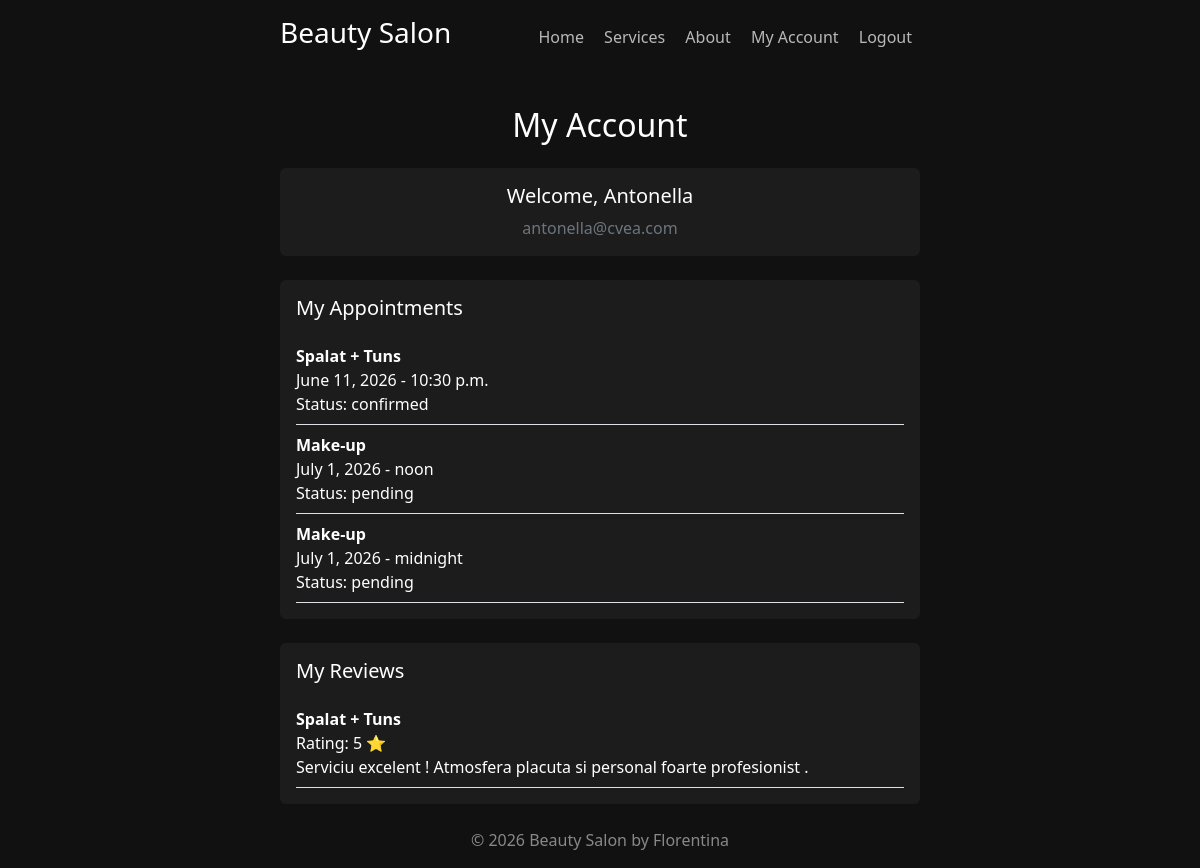
Page /account (signed in) on the committed database.
### mainapp/models.py (models this page shows, shortened)
class Appointment(models.Model):
    user = models.ForeignKey(User , on_delete=models.CASCADE)
    service = models.ForeignKey('Services' , on_delete=models.CASCADE)
    date = models.DateField()
    hour = models.TimeField()
    class Meta:
        db_table ="appointment"
    status_choices = [
        ('pending' , 'Pending'),
        ('confirmed' , 'Confirmed'),
        ('cancelled' , 'Cancelled'),
    ]
    status = models.CharField(max_length=20 , choices=status_choices , default='pending')

class Services(models.Model):
    services = models.CharField(max_length=225)
    duration = models.TextField()
    price = models.IntegerField()
    class Meta:
        db_table ="services"
        ordering = ['services']

class Review(models.Model):
    user = models.ForeignKey(User , on_delete=models.CASCADE)
    service = models.ForeignKey(Services , on_delete=models.CASCADE)
    rating = models.IntegerField()
    comment = models.TextField()
    created = models.DateTimeField(auto_now_add=True)
    class Meta:
        db_table ="review"

### mainapp/views.py (the view)
# urls.py: path('account' , views.my_account , name='account'),
@login_required
def my_account(request):
    appointments = Appointment.objects.filter(user=request.user)
    reviews = Review.objects.filter(user=request.user)
    return render(request , 'mainapp/account.html' , {'appointments' : appointments , 'reviews' : reviews})

### mainapp/templates/mainapp/account.html (shortened to what this page needs)
{% load static %}
<!doctype html>
<html lang="en" class="h-100">
<head>
    <link href="https://cdn.jsdelivr.net/npm/bootstrap@5.3.0/dist/css/bootstrap.min.css" rel="stylesheet">
</head>
<body class="d-flex h-100 text-center text-white">
<div class="cover-container d-flex w-100 h-100 p-3 mx-auto flex-column">
    {% include "mainapp/navbar.html" %}
    <main class="flex-grow-1 py-4">
        <h2 class="mb-4">My Account</h2>
        <div class="card mb-4 p-3">
            <h5>Welcome, {{ request.user.username }} </h5>
            <p class="text-secondary mb-0">{{ request.user.email }}</p>
        </div>
        <div class="card mb-4 p-3 text-start">
            <h5 class="mb-3">My Appointments</h5>
            {% for appointment in appointments %}
                <div class="border-bottom py-2">
                    <strong>{{ appointment.service.services }}</strong><br>
                    {{ appointment.date }} - {{ appointment.hour }}<br>
                    Status: {{ appointment.status }}
                </div>
            {% empty %}
                <p class="text-secondary">Nu ai programări încă.</p>
            {% endfor %}
        </div>
        <div class="card p-3 text-start">
            <h5 class="mb-3">My Reviews</h5>
            {% for review in reviews %}
                <div class="border-bottom py-2">
                    <strong>{{ review.service.services }}</strong><br>
                    Rating: {{ review.rating }} ⭐<br>
                    {{ review.comment }}
                </div>
            {% empty %}
                <p class="text-secondary">Nu ai recenzii încă.</p>
            {% endfor %}
        </div>
    </main>
    <footer class="mt-auto text-white-50">
        <p>© 2026 Beauty Salon by Florentina</p>
    </footer>
</div>
</body>
</html>

### mainapp/templates/mainapp/account.html (style rules this page uses)
body { height: 100vh; background: #111; color: white; }
.cover-container { max-width: 42em; }
.card { background: #1c1c1c; color: white; border: none; }

### rows in the picture
Appointment: service.services "Spalat + Tuns", date "June 11, 2026", hour "10:30 p.m.", status "confirmed"
Appointment: service.services "Make-up", date "July 1, 2026", hour "noon", status "pending"
Appointment: service.services "Make-up", date "July 1, 2026", hour "midnight", status "pending"
Review: service.services "Spalat + Tuns", rating "5", comment "Serviciu excelent ! Atmosfera placuta si personal foarte profesionist ."

### other values in the picture
{{ request.user.username }} "Antonella"
{{ request.user.email }} "antonella@cvea.com"
